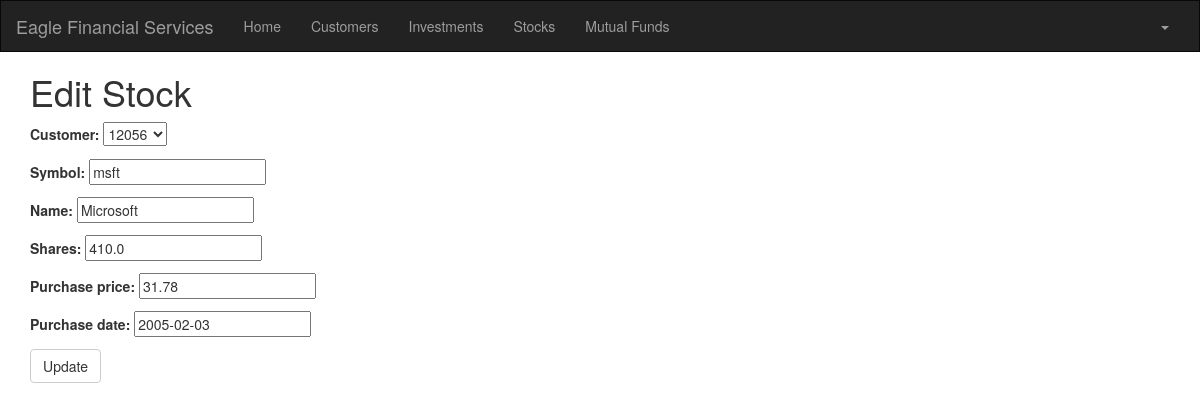
/stock/1/edit/ (signed in), run on the app's committed database.
### portfolio/models.py (models this page shows, shortened)
class Stock(models.Model):
    customer = models.ForeignKey(Customer, related_name='stocks')
    symbol = models.CharField(max_length=10)
    name = models.CharField(max_length=50)
    shares = models.DecimalField(max_digits=10, decimal_places=1)
    purchase_price = models.DecimalField(max_digits=10, decimal_places=2)
    purchase_date = models.DateField(default=timezone.now, blank=True, null=True)

### portfolio/views.py (the view)
# urls.py: url(r'^stock/(?P<pk>\d+)/edit/$', views.stock_edit, name='stock_edit'),
@login_required
def stock_edit(request, pk):
    stock = get_object_or_404(Stock, pk=pk)
    if request.method == "POST":
        form = StockForm(request.POST, instance=stock)
        if form.is_valid():
            stock = form.save()
            stock.updated_date = timezone.now()
            stock.save()
            stocks = Stock.objects.filter(purchase_date__lte=timezone.now())
            return render(request, 'portfolio/stock_list.html', {'stocks': stocks})
    else:
        form = StockForm(instance=stock)
        return render(request, 'portfolio/stock_edit.html', {'form': form})

### portfolio/forms.py
class StockForm(forms.ModelForm):
    class Meta:
        model = Stock
        fields = ('customer', 'symbol', 'name', 'shares', 'purchase_price', 'purchase_date',)

### portfolio/models.py (called while the page is built)
    def __str__(self):
        return str(self.cust_number)

### portfolio/templates/portfolio/stock_edit.html
{% extends 'portfolio/base.html' %}
{% block content %}
    <h1>Edit Stock</h1>
    <form method="POST" class="stock-form">{% csrf_token %}
        {{ form.as_p }}
        <button type="submit" class="save btn btn-default">Update</button>
    </form>
{% endblock %}

### data on the page
Stock: customer "12056", symbol "msft", name "Microsoft", shares "410.0", purchase_price "31.78", purchase_date "2005-02-03"
